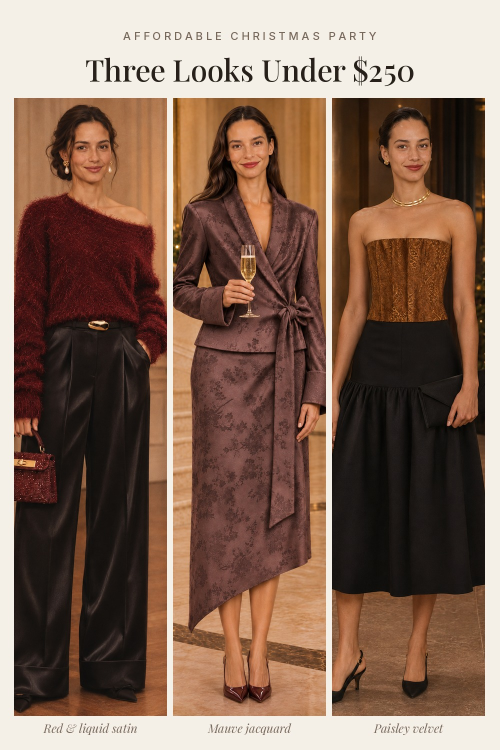
#> input picture img/ac_christmas3.jpg, 1000 x 1500 px (shown at 1/2 size)
$ python -i compose.py   (imports and definitions only)
#> lines starting #> are read from the running program, lines starting #| are printed output that depends on the picture
#!/usr/bin/env python3
# TWS flat-lay composer — builds a transparent cutout composition (comp.png)
# for the render_pin_fmt.js `comp` format. Two layouts: "flatlay" (hero centred,
# pieces around) and "lookday" (model on the left, flat-lay of pieces on the right).
#
# FIVE TWS COLLAGE TEMPLATES (see layout_templates.png):
#   1 EDITORIAL HERO  = layout "flatlay" + render_pin_fmt `comp` (serif title + palette dots)
#   2 CLASSIC GRID    = layout "flatlay" + bare chrome                      [workhorse]
#   3 ASYM VERTICAL   = layout "asym"   (bottoms = left vertical anchor)
#   4 MODEL + FLATLAY = layout "lookday" (model left + pieces right)
#   5 LABELED/SHOPPABLE = layout "flatlay" + per-piece "· Link" labels (affiliate click driver)
#
# Usage: python compose.py config.json
# config = {
#   "out": "comp.png", "layout": "flatlay"|"lookday"|"asym",
#   "pieces": [ {"img":"path", "role":"hero|bottoms|bag|shoes|jewelry|accent",
#                "cut":"flood"|"global"|"none", "tol":24} , ... ],
#   "model":  {"img":"path", "cut":"flood", "tol":20}          # lookday only
# }
# ROLES (flatlay slots): hero (centre, large), bottoms (right), bag (lower-left),
#   shoes (lower-right), jewelry (upper-right), accent (upper-left).
# CUT: "flood" = flood-fill from borders (keeps light garments; good default for
#   clothes). "global" = remove ALL near-white (use for dark/black items & jewellery,
#   removes enclosed holes cleanly). "none" = image already has alpha (e.g. from
#   Higgsfield remove_background — preferred for best quality).
import sys, json, os
from collections import deque
from PIL import Image, ImageFilter, ImageDraw, ImageFont
INK=(31,38,42); CAMEL=(183,154,116)
SAN="/usr/share/fonts/truetype/dejavu/DejaVuSans.ttf"
SANB="/usr/share/fonts/truetype/dejavu/DejaVuSans-Bold.ttf"

# [42 lines left out: functions floodcut, globalcut, load_cut, not called in this run]

def shadow(im, blur=19, op=56):
    a = im.split()[3]
    sh = Image.new("RGBA", im.size, (22,24,22,0))
    sh.putalpha(a.point(lambda v:int(v*op/255)))
    return sh.filter(ImageFilter.GaussianBlur(blur))

# [7 lines left out: function place, not called in this run]

# role -> (cx, cy, w, rot) on a 964x1180 canvas (flatlay). REALISTIC PROPORTIONS:
# bottoms = full-length & tall (anchor), hero (top) large, bag/shoes medium,
# jewelry/accent small. Draw order matters (later = on top).
# PIECES ARE LAID STRAIGHT (rot=0) — do not tilt garments.
FLAT = {
    "bottoms": (695,615,290, 0),   # jeans/trousers — full length, tall, right anchor
    "hero":    (305,405,450, 0),   # top/sweater — large, upper-left
    "accent":  (600,235,275, 0),   # belt/scarf — straight, upper-centre (keep visible)
    "bag":     (250,810,250, 0),   # handbag — medium, mid-left
    "shoes":   (360,1035,315, 0),  # shoes — medium, lower-left
    "jewelry": (845,300,108, 0),   # earrings — small, top-right
}
FLAT_ORDER = ["bottoms","hero","accent","bag","shoes","jewelry"]
# editorial: BIG hero + pieces overlapping naturally (the CAMEL COAT look). rot=0.
EDI = {
    "hero":    (355,520,475, 0),   # big hero, upper-left
    "bottoms": (705,730,300, 0),   # full-length right, grazes hero
    "bag":     (255,905,250, 0),   # lower-left
    "shoes":   (430,1120,300, 0),  # bottom-centre-left
    "jewelry": (700,330,120, 0),   # upper-right, small
}
EDI_ORDER = ["bottoms","hero","bag","shoes","jewelry"]
# asym: bottoms as a tall VERTICAL ANCHOR on the left; hero top-right; accessories
# stacked down the right; jewelry small, upper-centre. Lots of negative space.
# (ref: @TheTropicalFlower, navy 92-like pins). PIECES STRAIGHT (rot=0).
ASYM = {
    "bottoms": (241,661,289, 0),   # left anchor, full length
    "hero":    (675,389,385, 0),   # top-right, large
    "bag":     (704,743,250, 0),   # right-mid
    "shoes":   (723,1026,250, 0),  # right-low
    "jewelry": (405,153,108, 0),   # upper-centre, small
}
ASYM_ORDER = ["bottoms","hero","bag","shoes","jewelry"]
# shop: pieces biased to the LEFT so "· Link" labels fit in the right column (template 5).
SHOP = {
    "hero":    (300,470,360, 0),
    "bottoms": (430,885,250, 0),
    "bag":     (225,795,230, 0),
    "shoes":   (320,1085,250, 0),
    "jewelry": (470,255,110, 0),
}
SHOP_ORDER = ["bottoms","hero","bag","shoes","jewelry"]

# [11 lines left out: function draw_labels, not called in this run]

# lookday: model left; flat-lay pieces on the right half
LOOK = {
    "bottoms": (712,585,150, 0),
    "accent":  (820,880,230, 0),
    "jewelry": (690,330,120, 0),
    "bag":     (640,650,230, 0),
    "shoes":   (835,980,240, 0),
    "hero":    (700,560,300, 0),
}
LOOK_ORDER = ["bottoms","accent","hero","jewelry","bag","shoes"]

# [25 lines left out: function build, not called in this run]

# [3 lines not run here, left out]

>>> import cv2
>>> picture = cv2.imread('../img/ac_christmas3.jpg', cv2.IMREAD_GRAYSCALE)
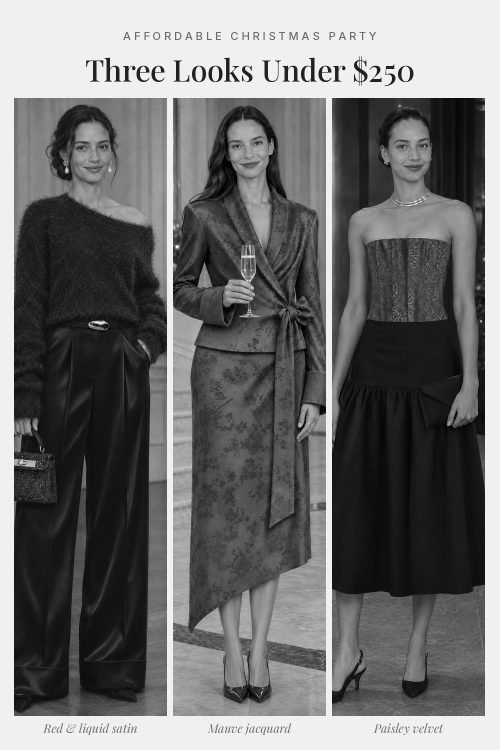
#> picture: shape (1500, 1000) (shown at 1/2 size); min 0, max 255, mean 111.5
>>> result = shadow(picture)
#> (the run stopped early here; a loop or call above may not have finished)
